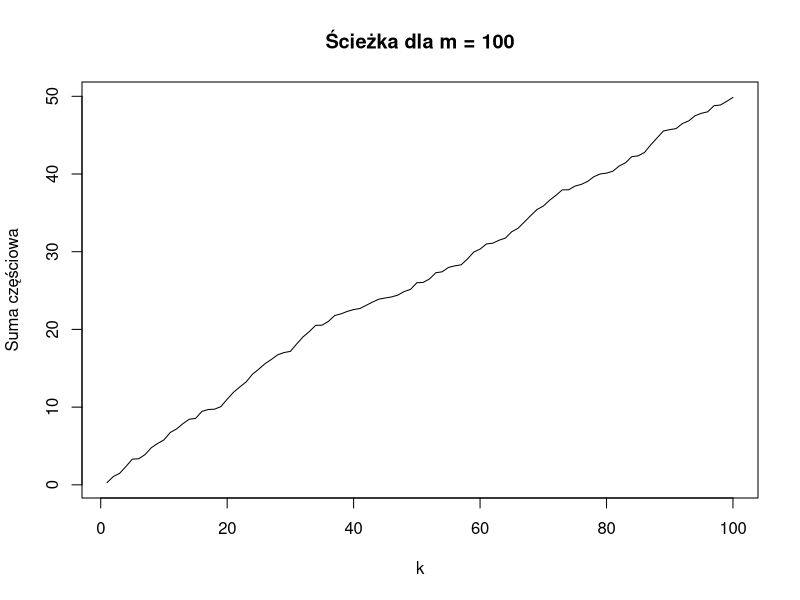
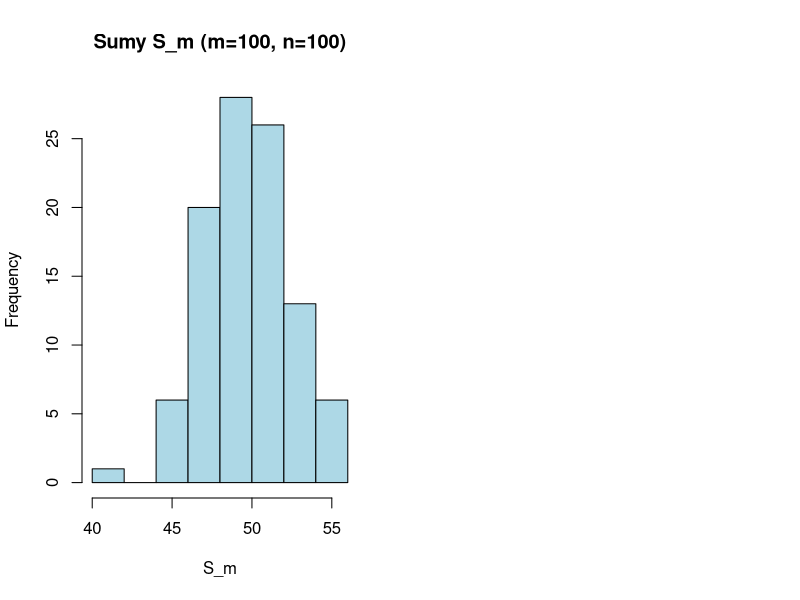

Write R code to recreate these figures, in order. (Note: this script raises an error after producing the figures.)
symuluj_sume <- function(m, n_rysuj = 1) {
  s_m <- numeric(n_rysuj)
  for (j in 1:n_rysuj) {
    x <- runif(m, 0, 1)
    s_m[j] <- sum(x)
    if (n_rysuj == 1) {
      plot(1:m, cumsum(x), type = "l", main = paste("Ścieżka dla m =", m),
           xlab = "k", ylab = "Suma częściowa")
    }
  }
  s_m
}

set.seed(123)
cat("S_100 dla n=1:", symuluj_sume(100, 1), "\n")
cat("S_100 dla n=2:", symuluj_sume(100, 2), "\n")

s_100 <- replicate(100, sum(runif(100, 0, 1)))

par(mfrow = c(1, 2))
hist(s_100, main = "Sumy S_m (m=100, n=100)", xlab = "S_m", col = "lightblue")
s_stand <- (S_100 - 100*0.5) / (sqrt(100 * 1/12))
hist(s_stand, freq = FALSE, main = "Standaryzowane sumy", xlab = "Z", col = "lightgreen")
curve(dnorm(x), col = "red", lwd = 2)
par(mfrow = c(1, 1))
